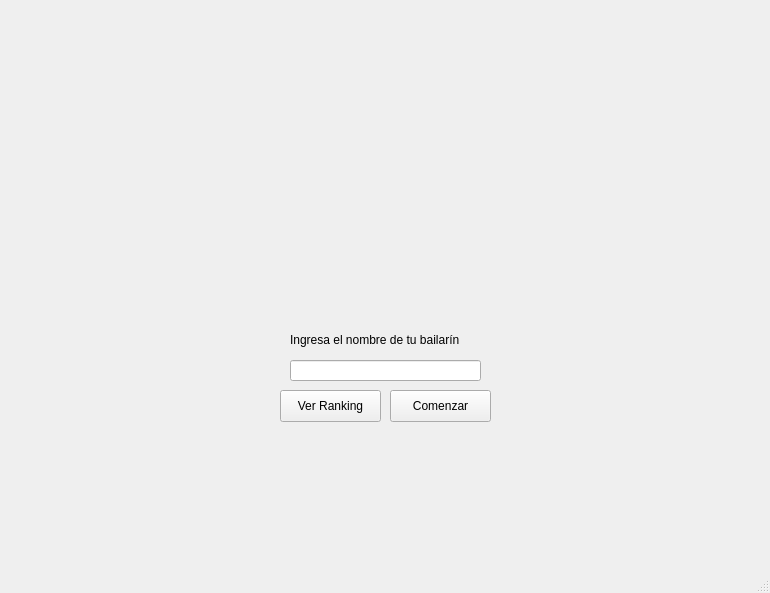
<?xml version="1.0" encoding="UTF-8"?>
<ui version="4.0">
 <class>MainWindow</class>
 <widget class="QMainWindow" name="MainWindow">
  <property name="geometry">
   <rect>
    <x>0</x>
    <y>0</y>
    <width>770</width>
    <height>593</height>
   </rect>
  </property>
  <property name="windowTitle">
   <string>Ventana de Inicio</string>
  </property>
  <widget class="QWidget" name="centralwidget">
   <widget class="QLabel" name="label_ingresa_nombre">
    <property name="geometry">
     <rect>
      <x>290</x>
      <y>330</y>
      <width>201</width>
      <height>20</height>
     </rect>
    </property>
    <property name="text">
     <string>Ingresa el nombre de tu bailarín</string>
    </property>
   </widget>
   <widget class="QLineEdit" name="nombre_usuario">
    <property name="geometry">
     <rect>
      <x>290</x>
      <y>360</y>
      <width>191</width>
      <height>21</height>
     </rect>
    </property>
   </widget>
   <widget class="QPushButton" name="boton_ver_ranking">
    <property name="geometry">
     <rect>
      <x>280</x>
      <y>390</y>
      <width>101</width>
      <height>32</height>
     </rect>
    </property>
    <property name="text">
     <string>Ver Ranking</string>
    </property>
   </widget>
   <widget class="QPushButton" name="boton_comenzar">
    <property name="geometry">
     <rect>
      <x>390</x>
      <y>390</y>
      <width>101</width>
      <height>32</height>
     </rect>
    </property>
    <property name="text">
     <string>Comenzar</string>
    </property>
   </widget>
   <widget class="QLabel" name="logo_vinicio">
    <property name="geometry">
     <rect>
      <x>290</x>
      <y>140</y>
      <width>181</width>
      <height>161</height>
     </rect>
    </property>
    <property name="text">
     <string/>
    </property>
    <property name="pixmap">
     <pixmap>sprites/logo.png</pixmap>
    </property>
    <property name="scaledContents">
     <bool>true</bool>
    </property>
   </widget>
  </widget>
  <widget class="QMenuBar" name="menubar">
   <property name="geometry">
    <rect>
     <x>0</x>
     <y>0</y>
     <width>770</width>
     <height>22</height>
    </rect>
   </property>
  </widget>
  <widget class="QStatusBar" name="statusbar"/>
 </widget>
 <resources/>
 <connections/>
</ui>
